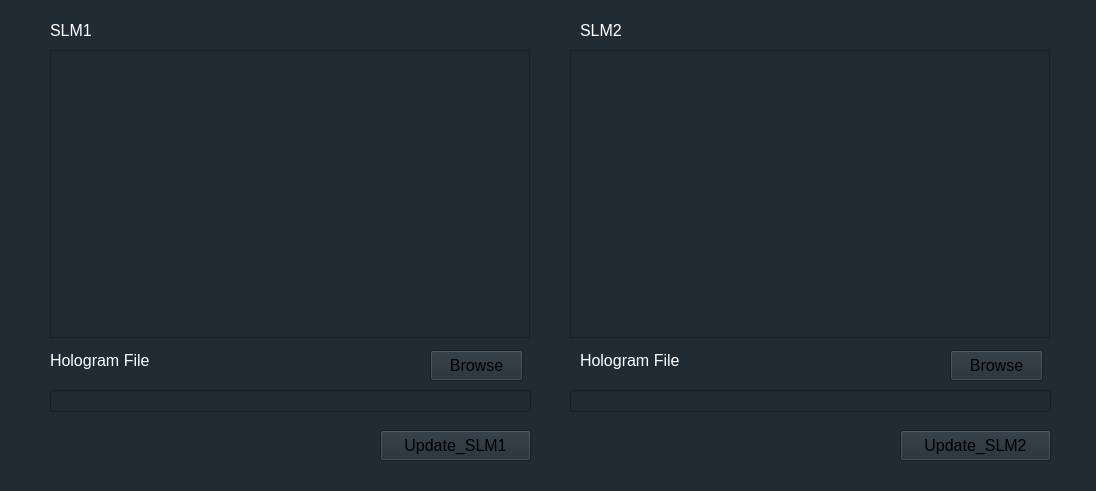
<?xml version="1.0" encoding="UTF-8"?>
<ui version="4.0">
 <class>MainWindow</class>
 <widget class="QMainWindow" name="MainWindow">
  <property name="geometry">
   <rect>
    <x>0</x>
    <y>0</y>
    <width>1096</width>
    <height>491</height>
   </rect>
  </property>
  <property name="sizePolicy">
   <sizepolicy hsizetype="Fixed" vsizetype="Fixed">
    <horstretch>0</horstretch>
    <verstretch>0</verstretch>
   </sizepolicy>
  </property>
  <property name="font">
   <font>
    <family>Arial</family>
    <pointsize>12</pointsize>
   </font>
  </property>
  <property name="windowTitle">
   <string>MainWindow</string>
  </property>
  <property name="styleSheet">
   <string notr="true">background-color: rgb(33, 43, 51);</string>
  </property>
  <widget class="QWidget" name="centralwidget">
   <widget class="QGraphicsView" name="graphicsView">
    <property name="geometry">
     <rect>
      <x>50</x>
      <y>50</y>
      <width>480</width>
      <height>288</height>
     </rect>
    </property>
   </widget>
   <widget class="QGraphicsView" name="graphicsView_2">
    <property name="geometry">
     <rect>
      <x>570</x>
      <y>50</y>
      <width>480</width>
      <height>288</height>
     </rect>
    </property>
   </widget>
   <widget class="QLabel" name="label">
    <property name="geometry">
     <rect>
      <x>50</x>
      <y>350</y>
      <width>191</width>
      <height>21</height>
     </rect>
    </property>
    <property name="font">
     <font>
      <family>Arial</family>
      <pointsize>12</pointsize>
     </font>
    </property>
    <property name="styleSheet">
     <string notr="true">color: rgb(255, 255, 255);</string>
    </property>
    <property name="text">
     <string>Hologram File</string>
    </property>
   </widget>
   <widget class="QLabel" name="label_2">
    <property name="geometry">
     <rect>
      <x>580</x>
      <y>350</y>
      <width>161</width>
      <height>21</height>
     </rect>
    </property>
    <property name="font">
     <font>
      <family>Arial</family>
      <pointsize>12</pointsize>
     </font>
    </property>
    <property name="styleSheet">
     <string notr="true">color: rgb(255, 255, 255);</string>
    </property>
    <property name="text">
     <string>Hologram File</string>
    </property>
   </widget>
   <widget class="QLabel" name="label_3">
    <property name="geometry">
     <rect>
      <x>50</x>
      <y>20</y>
      <width>101</width>
      <height>21</height>
     </rect>
    </property>
    <property name="font">
     <font>
      <family>Arial</family>
      <pointsize>12</pointsize>
     </font>
    </property>
    <property name="styleSheet">
     <string notr="true">color: rgb(255, 255, 255);</string>
    </property>
    <property name="text">
     <string>SLM1</string>
    </property>
   </widget>
   <widget class="QLabel" name="label_4">
    <property name="geometry">
     <rect>
      <x>580</x>
      <y>20</y>
      <width>101</width>
      <height>21</height>
     </rect>
    </property>
    <property name="font">
     <font>
      <family>Arial</family>
      <pointsize>12</pointsize>
     </font>
    </property>
    <property name="styleSheet">
     <string notr="true">color: rgb(255, 255, 255);</string>
    </property>
    <property name="text">
     <string>SLM2</string>
    </property>
   </widget>
   <widget class="QPushButton" name="btn_browse_slm1">
    <property name="geometry">
     <rect>
      <x>430</x>
      <y>350</y>
      <width>93</width>
      <height>31</height>
     </rect>
    </property>
    <property name="font">
     <font>
      <family>Arial</family>
      <pointsize>12</pointsize>
     </font>
    </property>
    <property name="styleSheet">
     <string notr="true">color: rgb(255, 255, 255);
background-color: rgb(61, 80, 95);
border-radius: 5px;
pressed: {background-color: rgb(180, 120, 90)};</string>
    </property>
    <property name="text">
     <string>Browse</string>
    </property>
   </widget>
   <widget class="QPushButton" name="btn_browse_slm2">
    <property name="geometry">
     <rect>
      <x>950</x>
      <y>350</y>
      <width>93</width>
      <height>31</height>
     </rect>
    </property>
    <property name="font">
     <font>
      <family>Arial</family>
      <pointsize>12</pointsize>
     </font>
    </property>
    <property name="styleSheet">
     <string notr="true">color: rgb(255, 255, 255);
background-color: rgb(61, 80, 95);
border-radius: 5px;
pressed: {background-color: rgb(180, 120, 90)};</string>
    </property>
    <property name="text">
     <string>Browse</string>
    </property>
   </widget>
   <widget class="QLineEdit" name="line_edit_path1">
    <property name="geometry">
     <rect>
      <x>50</x>
      <y>390</y>
      <width>481</width>
      <height>22</height>
     </rect>
    </property>
    <property name="font">
     <font>
      <family>Arial</family>
      <pointsize>12</pointsize>
     </font>
    </property>
    <property name="styleSheet">
     <string notr="true">color: rgb(255, 255, 255);</string>
    </property>
    <property name="text">
     <string/>
    </property>
   </widget>
   <widget class="QLineEdit" name="line_edit_path2">
    <property name="geometry">
     <rect>
      <x>570</x>
      <y>390</y>
      <width>481</width>
      <height>22</height>
     </rect>
    </property>
    <property name="font">
     <font>
      <family>Arial</family>
      <pointsize>12</pointsize>
     </font>
    </property>
    <property name="styleSheet">
     <string notr="true">color: rgb(255, 255, 255);</string>
    </property>
    <property name="text">
     <string/>
    </property>
   </widget>
   <widget class="QPushButton" name="btn_update_slm1">
    <property name="geometry">
     <rect>
      <x>380</x>
      <y>430</y>
      <width>151</width>
      <height>31</height>
     </rect>
    </property>
    <property name="font">
     <font>
      <family>Arial</family>
      <pointsize>12</pointsize>
     </font>
    </property>
    <property name="styleSheet">
     <string notr="true">color: rgb(255, 255, 255);
background-color: rgb(61, 80, 95);
border-radius: 5px;
pressed: {background-color: rgb(180, 120, 90)};</string>
    </property>
    <property name="text">
     <string>Update_SLM1</string>
    </property>
   </widget>
   <widget class="QPushButton" name="btn_update_slm2">
    <property name="geometry">
     <rect>
      <x>900</x>
      <y>430</y>
      <width>151</width>
      <height>31</height>
     </rect>
    </property>
    <property name="font">
     <font>
      <family>Arial</family>
      <pointsize>12</pointsize>
     </font>
    </property>
    <property name="styleSheet">
     <string notr="true">color: rgb(255, 255, 255);
background-color: rgb(61, 80, 95);
border-radius: 5px;
pressed: {background-color: rgb(180, 120, 90)};</string>
    </property>
    <property name="text">
     <string>Update_SLM2</string>
    </property>
   </widget>
  </widget>
 </widget>
 <resources/>
 <connections/>
</ui>
